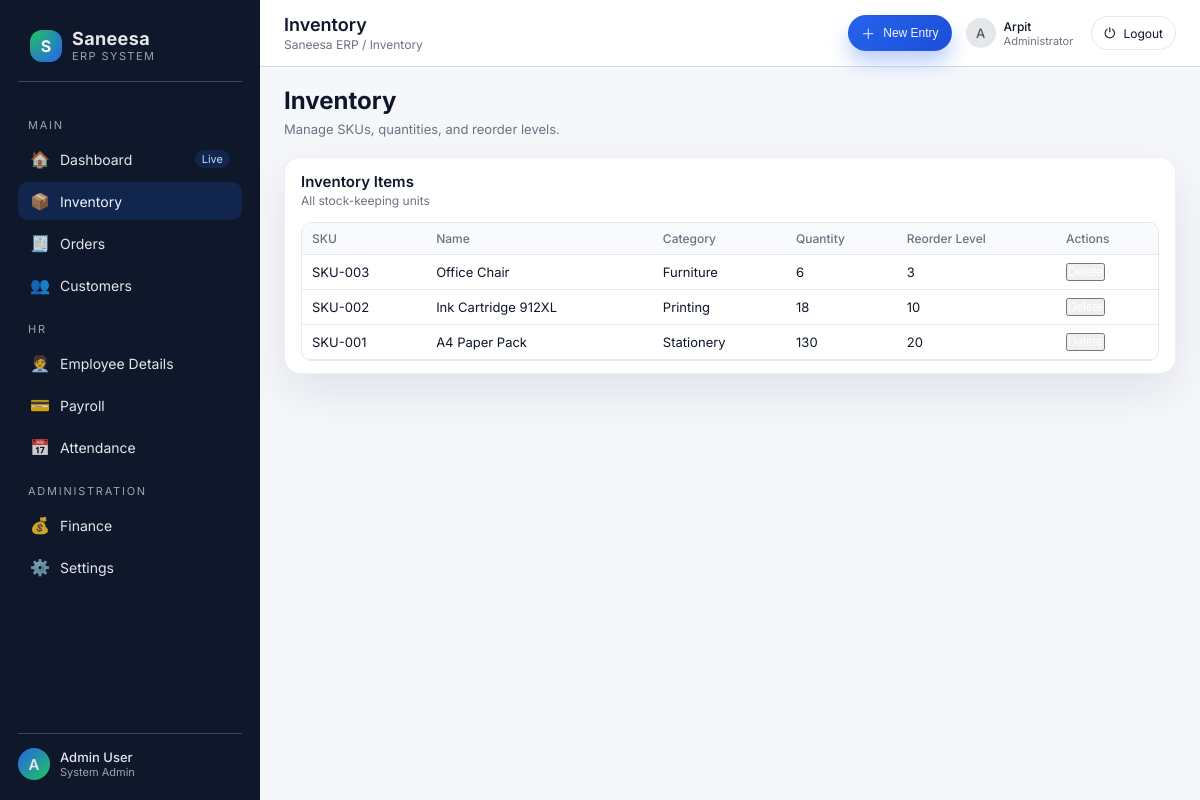
Page /inventory (signed in) on the committed database.
### app.py (models this page shows)
class InventoryItem(db.Model):
    __tablename__ = 'inventory_items'
    id = db.Column(db.Integer, primary_key=True)
    sku = db.Column(db.String(50), unique=True, nullable=False)
    name = db.Column(db.String(120), nullable=False)
    category = db.Column(db.String(80), nullable=False)
    quantity = db.Column(db.Integer, nullable=False, default=0)
    reorder_level = db.Column(db.Integer, nullable=False, default=10)

### app.py (the view, shortened to what this page needs)
@app.route("/inventory", methods=["GET", "POST"])
@login_required
def inventory():
    items = InventoryItem.query.order_by(InventoryItem.id.desc()).all()
    return render_template("inventory.html", page_title="Inventory", items=items)

### app.py (called while the page is built)
def login_required(f):
    @wraps(f)
    def wrapper(*args, **kwargs):
        if "admin_id" not in session:
            return redirect(url_for("login"))
        return f(*args, **kwargs)
    return wrapper

### templates/inventory.html (shortened to what this page needs)
{% extends "base.html" %}
{% block content %}
<div class="content__header-row">
  <div class="content__header-meta">
    <h2>Inventory</h2>
    <div class="content__subtitle">
      Manage SKUs, quantities, and reorder levels.
    </div>
  </div>
</div>
<section class="panel">
  <div class="panel__header">
    <div>
      <div class="panel__title">Inventory Items</div>
      <div class="panel__subtitle">All stock-keeping units</div>
    </div>
  </div>
  <div class="table-wrapper">
    <table>
      <thead>
        <tr>
          <th>SKU</th>
          <th>Name</th>
          <th>Category</th>
          <th>Quantity</th>
          <th>Reorder Level</th>
          <th>Actions</th>
        </tr>
      </thead>
      <tbody>
      {% for item in items %}
        <tr>
          <td>{{ item.sku }}</td>
          <td>{{ item.name }}</td>
          <td>{{ item.category }}</td>
          <td>{{ item.quantity }}</td>
          <td>{{ item.reorder_level }}</td>
          <td>
            <form method="post"
                  action="{{ url_for('delete_inventory', item_id=item.id) }}"
                  onsubmit="return confirm('Delete this item?');">
              <button type="submit" class="link-text" style="color: white;">Delete</button>
            </form>
          </td>
        </tr>
      {% else %}
        <tr>
          <td colspan="6">No items yet.</td>
        </tr>
      {% endfor %}
      </tbody>
    </table>
  </div>
</section>
{% endblock %}

### static/css/style.css (style rules this page uses)
:root { --bg-body: #f5f7fb; --bg-sidebar: #0f172a; --bg-sidebar-hover: #111827; --bg-card: #ffffff; --bg-topbar: #ffffff; --primary: #2563eb; --primary-soft: #dbeafe; --text-main: #0f172a; --text-muted: #6b7280; --border-subtle: #e5e7eb; --radius-lg: 16px; --radius-md: 10px; --shadow-soft: 0 18px 45px rgba(15, 23, 42, 0.09); --transition: 200ms ease; }
* { box-sizing: border-box; margin: 0; padding: 0; }
body { font-family: "Inter", system-ui, -apple-system, BlinkMacSystemFont, "Segoe UI", sans-serif; background: var(--bg-body); color: var(--text-main); min-height: 100vh; display: flex; }
.content__header-row { display: flex; align-items: center; justify-content: space-between; gap: 18px; flex-wrap: wrap; }
.content__header-meta { display: flex; flex-direction: column; gap: 6px; }
.content__subtitle { font-size: 13px; color: var(--text-muted); }
.panel { background: var(--bg-card); border-radius: var(--radius-lg); box-shadow: var(--shadow-soft); border: 1px solid rgba(148, 163, 184, 0.18); padding: 14px 16px 12px; display: flex; flex-direction: column; gap: 10px; }
.panel__header { display: flex; align-items: center; justify-content: space-between; margin-bottom: 4px; }
.panel__title { font-size: 15px; font-weight: 600; }
.panel__subtitle { font-size: 12px; color: var(--text-muted); margin-top: 2px; }
.table-wrapper { border-radius: var(--radius-md); border: 1px solid var(--border-subtle); overflow: hidden; font-size: 13px; }
table { width: 100%; border-collapse: collapse; }
thead { background: #f9fafb; }
th, td { padding: 8px 10px; text-align: left; border-bottom: 1px solid var(--border-subtle); }
th { font-weight: 500; font-size: 12px; color: var(--text-muted); }
.link-text { font-size: 12px; color: var(--primary); cursor: pointer; display: inline-flex; align-items: center; gap: 4px; }

### rows in the picture
InventoryItem: sku "SKU-003", name "Office Chair", category "Furniture", quantity "6", reorder_level "3"
InventoryItem: sku "SKU-002", name "Ink Cartridge 912XL", category "Printing", quantity "18", reorder_level "10"
InventoryItem: sku "SKU-001", name "A4 Paper Pack", category "Stationery", quantity "130", reorder_level "20"

### other values in the picture
{{ page_title }} "Inventory"
